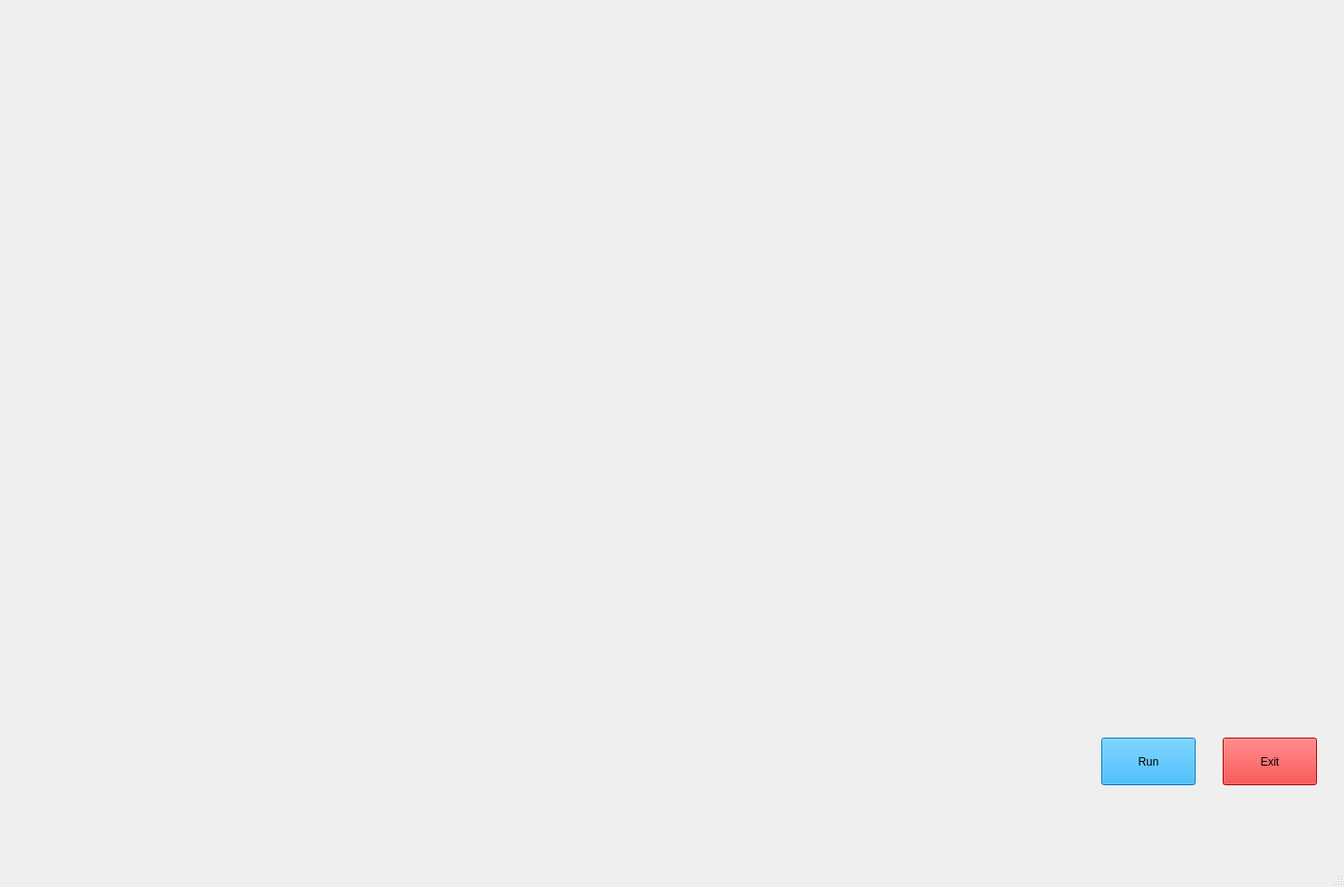
<?xml version="1.0" encoding="UTF-8"?>
<ui version="4.0">
 <class>MainWindow</class>
 <widget class="QMainWindow" name="MainWindow">
  <property name="geometry">
   <rect>
    <x>0</x>
    <y>0</y>
    <width>1440</width>
    <height>950</height>
   </rect>
  </property>
  <property name="windowTitle">
   <string>Jay</string>
  </property>
  <widget class="QWidget" name="centralwidget">
   <widget class="QLabel" name="label">
    <property name="geometry">
     <rect>
      <x>0</x>
      <y>0</y>
      <width>1440</width>
      <height>900</height>
     </rect>
    </property>
    <property name="text">
     <string/>
    </property>
    <property name="pixmap">
     <pixmap>Jarvis/utils/images/live_wallpaper.gif</pixmap>
    </property>
    <property name="scaledContents">
     <bool>true</bool>
    </property>
   </widget>
   <widget class="QPushButton" name="pushButton">
    <property name="geometry">
     <rect>
      <x>1180</x>
      <y>790</y>
      <width>101</width>
      <height>51</height>
     </rect>
    </property>
    <property name="styleSheet">
     <string notr="true">background-color: rgb(0, 170, 255);
font: 75 18pt &quot;MS Shell Dlg 2&quot;;</string>
    </property>
    <property name="text">
     <string>Run</string>
    </property>
   </widget>
   <widget class="QPushButton" name="pushButton_2">
    <property name="geometry">
     <rect>
      <x>1310</x>
      <y>790</y>
      <width>101</width>
      <height>51</height>
     </rect>
    </property>
    <property name="styleSheet">
     <string notr="true">background-color:rgb(255, 0, 0);
font: 75 18pt &quot;MS Shell Dlg 2&quot;;</string>
    </property>
    <property name="text">
     <string>Exit</string>
    </property>
   </widget>
   <widget class="QLabel" name="label_2">
    <property name="geometry">
     <rect>
      <x>10</x>
      <y>10</y>
      <width>401</width>
      <height>91</height>
     </rect>
    </property>
    <property name="text">
     <string/>
    </property>
    <property name="pixmap">
     <pixmap>Jarvis/utils/images/initiating.gif</pixmap>
    </property>
   </widget>
   <widget class="QTextBrowser" name="textBrowser">
    <property name="geometry">
     <rect>
      <x>640</x>
      <y>30</y>
      <width>291</width>
      <height>61</height>
     </rect>
    </property>
    <property name="styleSheet">
     <string notr="true">font: 75 16pt &quot;MS Shell Dlg 2&quot;;
background-color:transparent;
border-radius:none;
</string>
    </property>
   </widget>
   <widget class="QTextBrowser" name="textBrowser_2">
    <property name="geometry">
     <rect>
      <x>930</x>
      <y>30</y>
      <width>291</width>
      <height>61</height>
     </rect>
    </property>
    <property name="styleSheet">
     <string notr="true">font: 75 16pt &quot;MS Shell Dlg 2&quot;;
background-color:transparent;
border-radius:none;</string>
    </property>
   </widget>
   <widget class="QTextBrowser" name="textBrowser_3">
    <property name="geometry">
     <rect>
      <x>1000</x>
      <y>500</y>
      <width>431</width>
      <height>281</height>
     </rect>
    </property>
    <property name="styleSheet">
     <string notr="true">font: 11pt &quot;MS Shell Dlg 2&quot;;
background-color:transparent;</string>
    </property>
   </widget>
  </widget>
  <widget class="QMenuBar" name="menubar">
   <property name="geometry">
    <rect>
     <x>0</x>
     <y>0</y>
     <width>1440</width>
     <height>26</height>
    </rect>
   </property>
  </widget>
  <widget class="QStatusBar" name="statusbar"/>
 </widget>
 <resources/>
 <connections/>
</ui>
